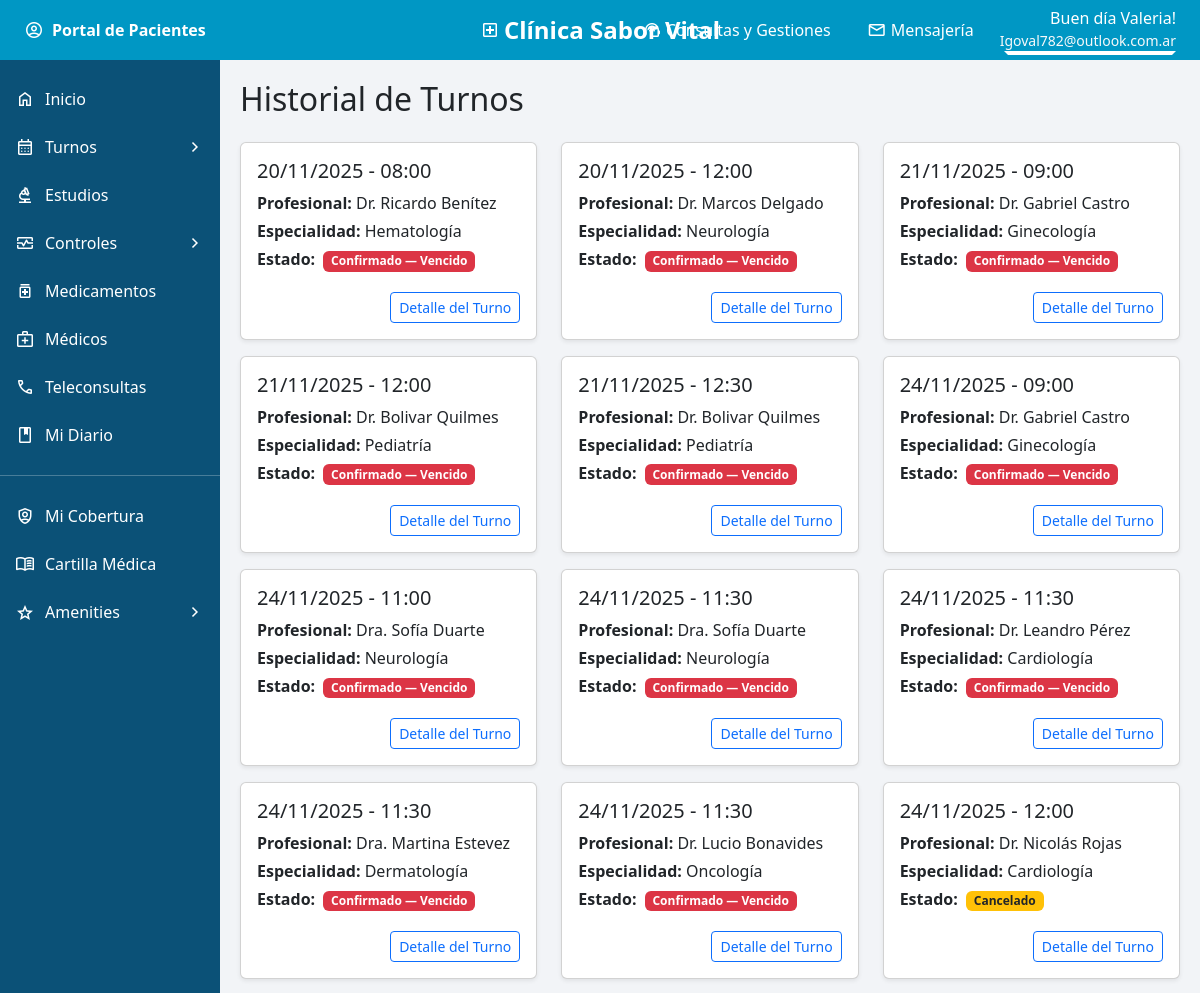
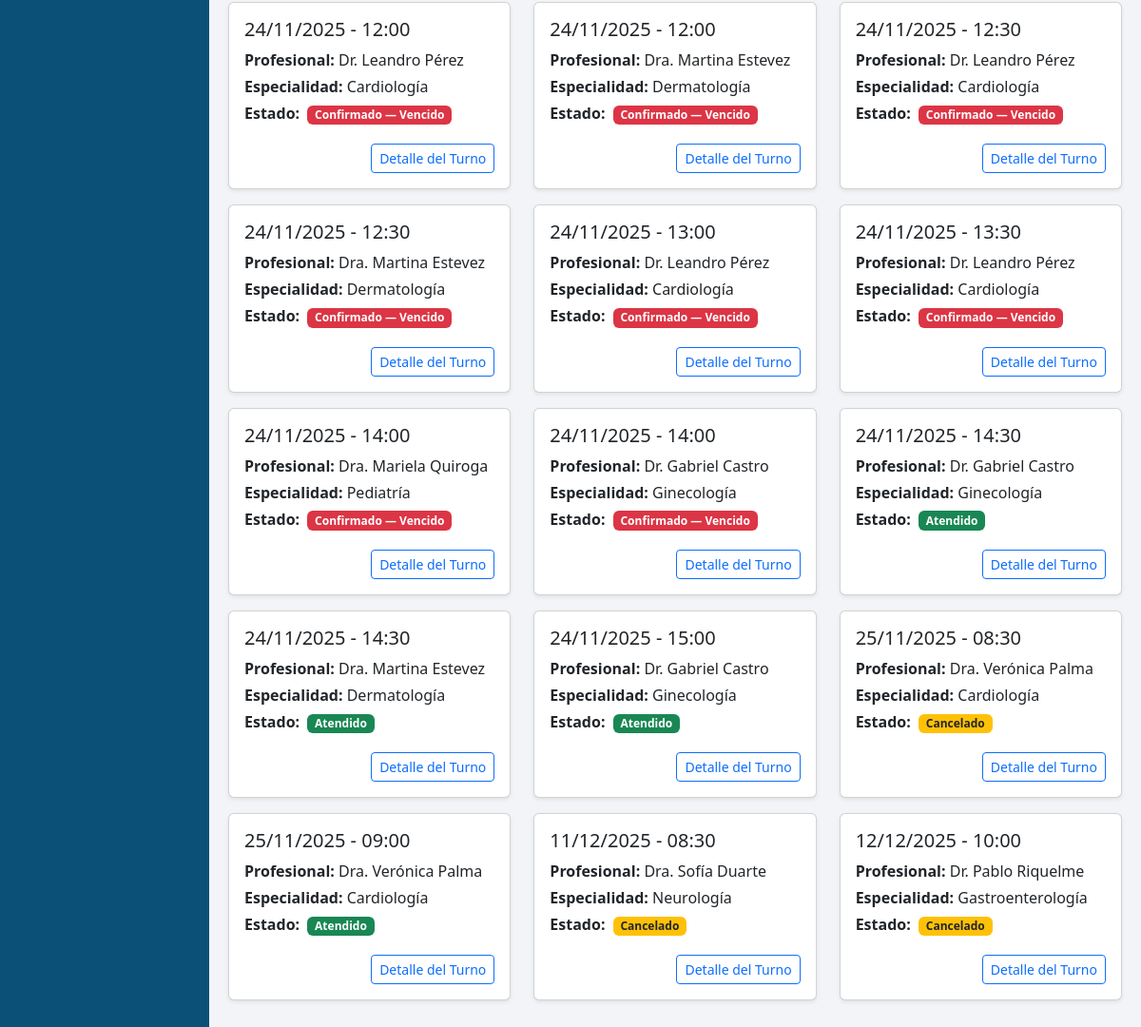
Screenshot of /turnos/historial/6/ (signed in) with the database file from the repository (2 pictures, top to bottom).
### pacientes/models.py (models this page shows, shortened)
class Paciente(models.Model):
    perfil_usuario = models.ForeignKey(
        'usuarios.PerfilUsuario',
        on_delete=models.CASCADE,
        related_name="pacientes_asociados"
    )
    nombre = models.CharField(max_length=100)
    apellido = models.CharField(max_length=100)
    dni = models.CharField(max_length=20)
    email = models.EmailField()
    telefono = models.CharField(max_length=30)
    fecha_nacimiento = models.DateField(null=True, blank=True)
    obra_social = models.CharField(max_length=100, null=True, blank=True)

### turnos/models.py (models this page shows, shortened)
class Turno(models.Model):
    paciente = models.ForeignKey(
        'pacientes.Paciente',
        null=True,
        blank=True,
        on_delete=models.SET_NULL
    )
    profesional = models.ForeignKey(
        Profesional,
        on_delete=models.CASCADE
    )
    estado = models.ForeignKey(
        Estado,
        on_delete=models.PROTECT,
        default=1
    )
    fecha = models.DateField()
    hora = models.TimeField()
    qr_code = models.CharField(max_length=200, blank=True)
    check_in = models.DateTimeField(null=True, blank=True)
    observaciones = models.TextField(blank=True, null=True)
    modalidad = models.CharField(
        max_length=10,
        choices=[
            ('PRES', 'Presencial'),
            ('TELE', 'Teleconsulta'),
        ],
        default='PRES'
    )

### profesionales/models.py (models this page shows, shortened)
class Profesional(models.Model):
    TIPO_CONSULTA = [
    ('PRES', 'Presencial'),
    ('TELE', 'Teleconsulta'),
    ('AMBOS', 'Hibrida'),
    ]
    nombre = models.CharField(max_length=100)
    email = models.EmailField(unique=True)
    matricula = models.CharField(max_length=50)
    telefono = models.CharField(max_length=30, null=True, blank=True)
    foto = models.ImageField(upload_to='profesionales/', null=True, blank=True)
    estado = models.BooleanField(default=True)
    servicios = models.ManyToManyField(Servicio, blank=True)
    disponibilidad = models.CharField(max_length=200)
    piso = models.IntegerField()
    consultorio = models.CharField(max_length=20, blank=True, null=True)
    horario_inicio = models.TimeField(blank=True, null=True)
    horario_fin = models.TimeField(blank=True, null=True)
    dias_disponibles = models.CharField(max_length=100, blank=True, null=True)
    tipo_consulta = models.CharField(max_length=5, choices=TIPO_CONSULTA, default='PRES')
    especialidad = models.ForeignKey(
        Especialidad,
        on_delete=models.PROTECT,
        related_name='profesionales'
    )
    class Meta:
        verbose_name = "Profesional"
        verbose_name_plural = "Profesionales"

class Especialidad(models.Model):
    nombre = models.CharField(max_length=100, unique=True)
    descripcion = models.TextField(blank=True, null=True)
    class Meta:
        verbose_name = "Especialidad"
        verbose_name_plural = "Especialidades"

### turnos/views.py (the view)
# urls.py: path("historial/<int:paciente_id>/", views.turnos_historial, name="turnos_historial"),
def turnos_historial(request, paciente_id):
    perfil = request.user.perfil
    paciente = perfil.pacientes.get(pk=paciente_id)
    ahora = timezone.localtime()
    turnos = Turno.objects.filter(paciente=paciente)
    historial = []
    for t in turnos:
        dt = timezone.make_aware(datetime.combine(t.fecha, t.hora))
        t.es_vencido = False  # atributo agregado dinámicamente
        if t.estado.pk in (3, 5):  # Atendido o Cancelado
            historial.append(t)
        elif t.estado.pk == 2 and dt < ahora:
            t.es_vencido = True
            historial.append(t)
    historial_ordenado = sorted(historial, key=lambda t: (t.fecha, t.hora))
    return render(request, "turnos/turnos_historial.html", {
        "paciente": paciente,
        "turnos": historial_ordenado
    })

### pacientes/context_processors.py (called while the page is built)
def paciente_context(request):
    paciente = None
    paciente_id = None
    try:
        perfil = request.user.perfil
        if perfil and hasattr(perfil, "pacientes"):
            paciente_id = request.session.get("paciente_id")
            if paciente_id:
                paciente = perfil.pacientes.filter(id=paciente_id).first()
    except:
        pass
    return {
        "paciente": paciente,
        "paciente_id": paciente_id,
    }

### turnos/templates/turnos/turnos_historial.html (shortened to what this page needs)
{% extends "base.html" %}
{% block content %}
<h2 class="mb-4">Historial de Turnos</h2>
{% if turnos %}
    <div class="row">
        {% for t in turnos %}
        <div class="col-md-6 col-lg-4 mb-3">
            <div class="card shadow-sm h-100">
                <div class="card-body d-flex flex-column justify-content-between">
                    <div>
                        <h5 class="card-title">
                            {{ t.fecha|date:"d/m/Y" }} - {{ t.hora|time:"H:i" }}
                        </h5>
                        <p class="mb-1"><strong>Profesional:</strong> {{ t.profesional.nombre }}</p>
                        <p class="mb-1"><strong>Especialidad:</strong> {{ t.profesional.especialidad.nombre }}</p>
                        <p class="mb-1"><strong>Estado:</strong>
                            {% if t.es_vencido %}
                                <span class="badge bg-danger ms-1">Confirmado — Vencido</span>
                            {% elif t.estado.pk == 3 %}
                                <span class="badge bg-success ms-1">Atendido</span>
                            {% elif t.estado.pk == 5 %}
                                <span class="badge bg-warning text-dark ms-1">Cancelado</span>
                            {% else %}
                                <span class="badge bg-secondary ms-1">{{ t.estado.descripcion }}</span>
                            {% endif %}
                        </p>
                    </div>
                    <div class="mt-3 text-end">
                        <a href="{% url 'turnos:ver_turno' paciente.id t.id %}?historial=1" class="btn btn-outline-primary btn-sm">
                            Detalle del Turno
                        </a>
                    </div>
                </div>
            </div>
        </div>
        {% endfor %}
    </div>
{% else %}
    <div class="alert alert-info">No hay turnos históricos registrados.</div>
{% endif %}
{% endblock %}

### templates/base.html (shortened to what this page needs)
{% load static %}
<!DOCTYPE html>
<html lang="es">
<head>
    <link href="https://cdn.jsdelivr.net/npm/bootstrap@5.3.2/dist/css/bootstrap.min.css" rel="stylesheet">
    <link rel="stylesheet" href="{% static 'css/layout.css' %}">
</head>
<body>
    <div class="topbar d-flex align-items-center justify-content-between px-4 text-white">
        <div class="d-flex align-items-center gap-2 fw-bold">
            <span class="material-symbols-outlined">account_circle</span>
            Portal de Pacientes
        </div>
        <div class="topbar-center position-absolute start-50 translate-middle-x">
            <a href="{% url 'usuarios:portal_paciente' paciente.id %}"
                class="d-flex align-items-center gap-1 text-white text-decoration-none">
                <span class="material-symbols-outlined">local_hospital</span>
                Clínica Sabor Vital
            </a>
        </div>
        <div class="d-flex align-items-center gap-3 ms-auto">
            <a href="{% url 'pacientes:consultas_gestiones' paciente.id %}"
               class="topbar-link d-flex align-items-center gap-1 text-white text-decoration-none">
                <span class="material-symbols-outlined">support_agent</span>
                Consultas y Gestiones
            </a>
            <a href="{% url 'pacientes:mensajeria' paciente.id %}"
               class="topbar-link d-flex align-items-center gap-1 text-white text-decoration-none">
                <span class="material-symbols-outlined">mail</span>
                Mensajería
            </a>
            <div class="dropdown">
                <div class="d-flex flex-column text-end text-white dropdown-toggle"
                     data-bs-toggle="dropdown" style="cursor:pointer;">
                    <span>Buen día {{ paciente.nombre }}!</span>
                    <small class="text-light">{{ paciente.email }}</small>
                </div>
            </div>
        </div>
    </div>
    <div class="sidebar">
        <a href="{% url 'usuarios:portal_paciente' paciente.id %}">
            <span class="material-symbols-outlined">home</span>
            <span class="text">Inicio</span>
        </a>
        <a data-bs-toggle="collapse" href="#submenuTurnos">
            <span class="material-symbols-outlined">calendar_month</span>
            <span class="text">Turnos</span>
            <span class="material-symbols-outlined">chevron_right</span>
        </a>
        <a href="{% url 'pacientes:estudios' paciente.id %}">
            <span class="material-symbols-outlined">biotech</span>
            <span class="text">Estudios</span>
        </a>
        <a data-bs-toggle="collapse" href="#submenuControles">
            <span class="material-symbols-outlined">monitor_heart</span>
            <span class="text">Controles</span>
            <span class="material-symbols-outlined">chevron_right</span>
        </a>
        <a href="{% url 'pacientes:medicamentos' paciente.id %}">
            <span class="material-symbols-outlined">medication</span>
            <span class="text">Medicamentos</span>
        </a>
        <a href="{% url 'pacientes:mis_medicos' paciente.id %}">
            <span class="material-symbols-outlined">medical_services</span>
            <span class="text">Médicos</span>
        </a>
        <a href="{% url 'pacientes:teleconsultas' paciente.id %}">
            <span class="material-symbols-outlined">call</span>
            <span class="text">Teleconsultas</span>
        </a>
        <a href="{% url 'pacientes:mi_diario' paciente.id %}">
            <span class="material-symbols-outlined">book</span>
            <span class="text">Mi Diario</span>
        </a>
        <hr class="text-white">
        <a href="#">
            <span class="material-symbols-outlined">shield_person</span>
            <span class="text">Mi Cobertura</span>
        </a>
        <a href="{% url 'pacientes:cartilla' paciente.id %}">
            <span class="material-symbols-outlined">menu_book</span>
            <span class="text">Cartilla Médica</span>
        </a>
        <a data-bs-toggle="collapse" href="#submenuAmenities">
            <span class="material-symbols-outlined">grade</span>
            <span class="text">Amenities</span>
            <span class="material-symbols-outlined">chevron_right</span>
        </a>
    </div>
    <div class="content">
        {% block content %}{% endblock %}
    </div>
</body>
</html>

### static/css/layout.css (style rules this page uses)
body { background-color: #f2f4f7; margin: 0; }
.material-symbols-outlined { font-size: 20px; color: white; }
.topbar { background-color: #0097c4; height: 60px; position: fixed; top: 0; left: 0; right: 0; z-index: 1000; }
.sidebar { background-color: #0b5177; width: 220px; position: fixed; top: 60px; bottom: 0; left: 0; overflow-y: auto; padding-top: 15px; }
.sidebar a { color: #fff; text-decoration: none; padding: 12px 15px; display: flex; align-items: center; justify-content: space-between; }
.sidebar .text { flex-grow: 1; margin-left: 10px; }
.content { margin-left: 220px; margin-top: 60px; padding: 20px; }
.topbar-center { font-size: 1.5rem; font-weight: 600; position: relative; }
.topbar-link { padding: 6px 10px; border-radius: 6px; transition: background-color 0.2s ease; }

### rows the page displays
Paciente: nombre "Valeria", email "Igoval782@outlook.com.ar"
Turno: fecha "20/11/2025", hora "08:00", profesional.nombre "Dr. Ricardo Benítez", profesional.especialidad.nombre "Hematología", shows "Confirmado — Vencido"
Turno: fecha "24/11/2025", hora "11:00", profesional.nombre "Dra. Sofía Duarte", profesional.especialidad.nombre "Neurología", shows "Confirmado — Vencido"
Turno: fecha "24/11/2025", hora "11:30", profesional.nombre "Dra. Sofía Duarte", profesional.especialidad.nombre "Neurología", shows "Confirmado — Vencido"
Turno: fecha "11/12/2025", hora "08:30", profesional.nombre "Dra. Sofía Duarte", profesional.especialidad.nombre "Neurología", shows "Cancelado"
Turno: fecha "12/12/2025", hora "10:00", profesional.nombre "Dr. Pablo Riquelme", profesional.especialidad.nombre "Gastroenterología", shows "Cancelado"
